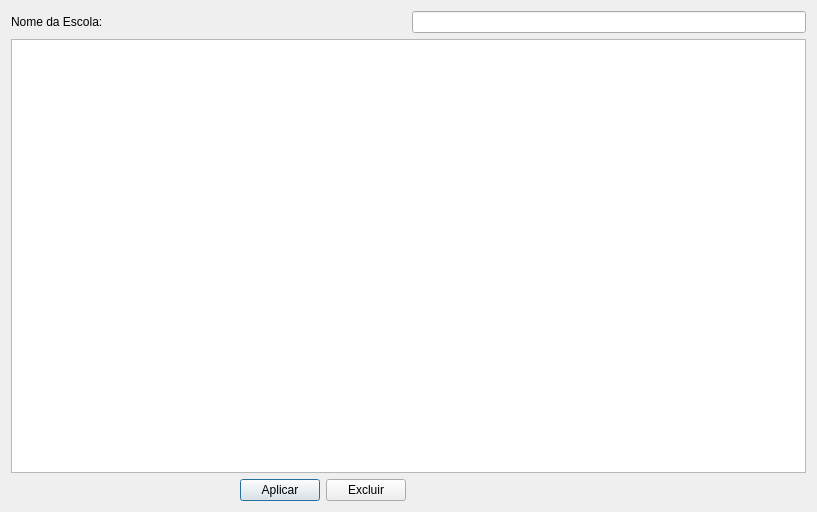
<?xml version="1.0" encoding="UTF-8"?>
<ui version="4.0">
 <class>Dialog</class>
 <widget class="QDialog" name="Dialog">
  <property name="geometry">
   <rect>
    <x>0</x>
    <y>0</y>
    <width>817</width>
    <height>512</height>
   </rect>
  </property>
  <property name="windowTitle">
   <string>Editar Escola</string>
  </property>
  <layout class="QGridLayout" name="gridLayout_3">
   <item row="0" column="0">
    <layout class="QGridLayout" name="gridLayout">
     <item row="1" column="0" colspan="2">
      <widget class="QListWidget" name="listViewEscolas"/>
     </item>
     <item row="0" column="0">
      <widget class="QLabel" name="label">
       <property name="text">
        <string>Nome da Escola:</string>
       </property>
      </widget>
     </item>
     <item row="0" column="1">
      <widget class="QLineEdit" name="lineEditNomeEscola"/>
     </item>
     <item row="2" column="0">
      <layout class="QHBoxLayout" name="horizontalLayout">
       <item>
        <spacer name="horizontalSpacer">
         <property name="orientation">
          <enum>Qt::Horizontal</enum>
         </property>
         <property name="sizeHint" stdset="0">
          <size>
           <width>40</width>
           <height>20</height>
          </size>
         </property>
        </spacer>
       </item>
       <item>
        <widget class="QPushButton" name="pushButtonEditar">
         <property name="text">
          <string>Aplicar</string>
         </property>
        </widget>
       </item>
       <item>
        <widget class="QPushButton" name="pushButtonExcluir">
         <property name="text">
          <string>Excluir</string>
         </property>
        </widget>
       </item>
      </layout>
     </item>
    </layout>
   </item>
  </layout>
 </widget>
 <resources/>
 <connections/>
</ui>
